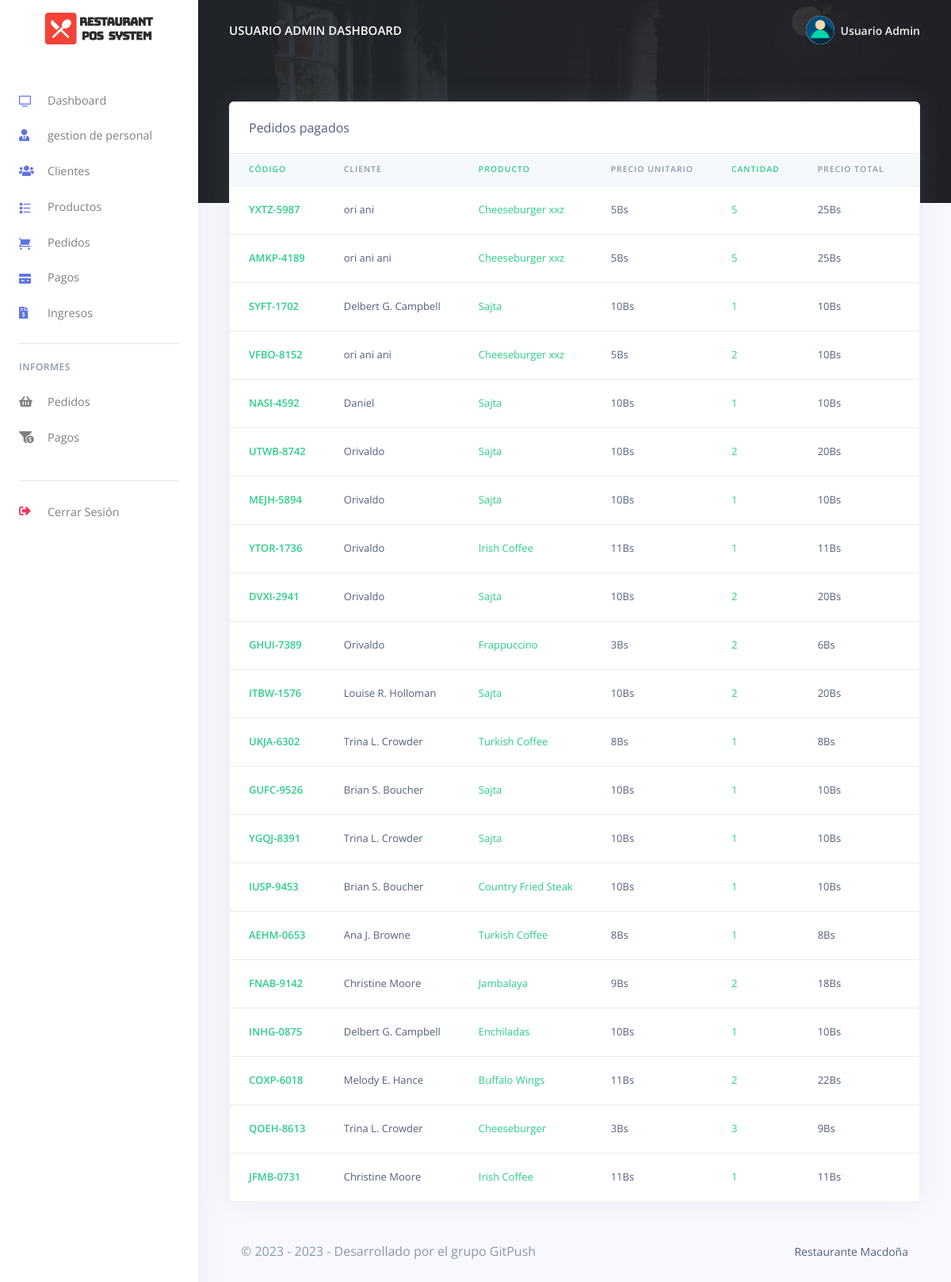
Before: /Restro/admin/receipts.php (signed in) with the older database file.
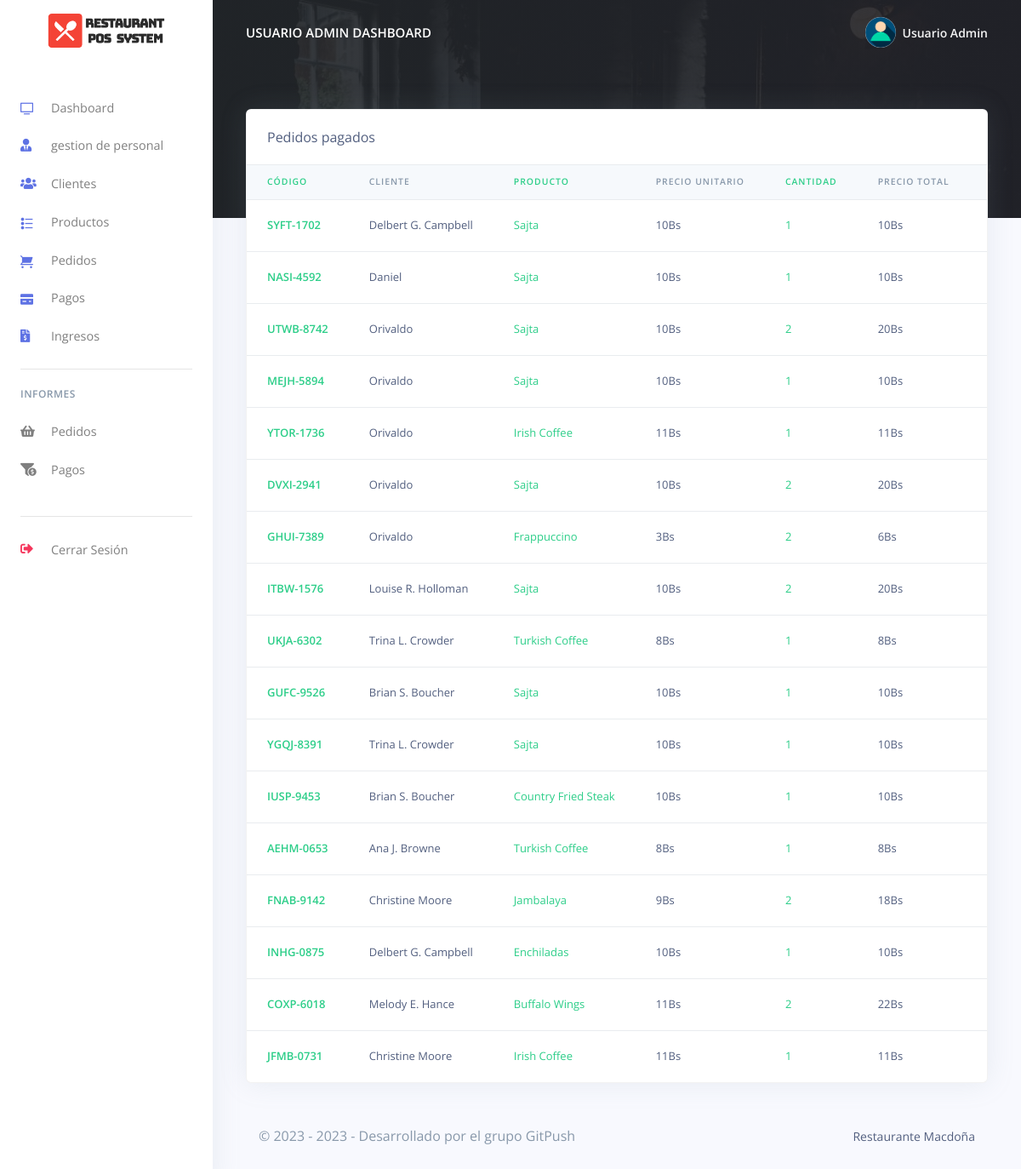
After: the same page with the newer database file.
### tables this page shows
CREATE TABLE `rpos_admin` (
  `admin_id` varchar(200) NOT NULL,
  `admin_name` varchar(200) NOT NULL,
  `admin_email` varchar(200) NOT NULL,
  `admin_password` varchar(200) NOT NULL
);

CREATE TABLE `rpos_pedidos` (
  `pedido_id` varchar(200) NOT NULL,
  `pedido_code` varchar(200) NOT NULL,
  `cliente_id` varchar(200) NOT NULL,
  `cliente_nombre` varchar(200) NOT NULL,
  `prod_id` varchar(200) NOT NULL,
  `prod_nombre` varchar(200) NOT NULL,
  `prod_precio` varchar(200) NOT NULL,
  `prod_cant` varchar(200) NOT NULL,
  `pedido_status` varchar(200) NOT NULL,
  `created_at` timestamp(6) NOT NULL DEFAULT current_timestamp(6) ON UPDATE current_timestamp(6)
);

### Restro/admin/receipts.php (the view, shortened to what the changed rows need)
<?php
include('config/config.php');
require_once('partials/_head.php');
?>
<body>
    <?php
    require_once('partials/_sidebar.php');
    ?>
    <div class="main-content">
        <?php
        require_once('partials/_topnav.php');
        ?>
        <div class="container-fluid mt--8">
            <div class="row">
                <div class="col">
                    <div class="card shadow">
                        <div class="table-responsive">
                            <table class="table align-items-center table-flush">
                                <thead class="thead-light">
                                    <tr>
                                        <th class="text-success" scope="col">CÓDIGO</th>
                                        <th scope="col">CLIENTE</th>
                                        <th class="text-success" scope="col">PRODUCTO</th>
                                        <th scope="col">PRECIO UNITARIO</th>
                                        <th class="text-success" scope="col">CANTIDAD</th>
                                        <th scope="col">PRECIO TOTAL</th>
                                        <th class="text-success" scope="col">FECHA</th>
                                    </tr>
                                </thead>
                                <tbody>
                                    <?php
                                    $ret = "SELECT * FROM  rpos_pedidos WHERE pedido_status = 'PAGADO' ORDER BY `rpos_pedidos`.`created_at` DESC  ";
                                    $stmt = $mysqli->prepare($ret);
                                    $stmt->execute();
                                    $res = $stmt->get_result();
                                    while ($order = $res->fetch_object()) {
                                        $total = ($order->prod_precio * $order->prod_cant);
                                    ?>
                                        <tr>
                                            <th class="text-success" scope="row"><?php echo $order->pedido_code; ?></th>
                                            <td><?php echo $order->cliente_nombre; ?></td>
                                            <td class="text-success"><?php echo $order->prod_nombre; ?></td>
                                            <td><?php echo $order->prod_precio; ?>Bs</td>
                                            <td class="text-success"><?php echo $order->prod_cant; ?></td>
                                            <td><?php echo $total; ?>Bs</td>
                                            <td><?php echo date('d/M/Y g:i', strtotime($order->created_at)); ?></td>
                                        </tr>
                                    <?php } ?>
                                </tbody>
                            </table>
                        </div>
                    </div>
                </div>
            </div>
        </div>
    </div>
</body>
</html>

### Restro/admin/partials/_sidebar.php (shortened to what the changed rows need)
<?php
$admin_id = $_SESSION['admin_id'];
$ret = "SELECT * FROM  rpos_admin  WHERE admin_id = '$admin_id'";
$stmt = $mysqli->prepare($ret);
$stmt->execute();
$res = $stmt->get_result();
while ($admin = $res->fetch_object()) {
?>
  <nav class="navbar navbar-vertical fixed-left navbar-expand-md navbar-light bg-white" id="sidenav-main">
    <div class="container-fluid">
      <a class="navbar-brand pt-0" href="dashboard.php">
        <img src="assets/img/brand/repos.png" class="navbar-brand-img" alt="...">
      </a>
      <div class="collapse navbar-collapse" id="sidenav-collapse-main">
        <ul class="navbar-nav">
          <li class="nav-item">
            <a class="nav-link" href="dashboard.php">
              <i class="ni ni-tv-2 text-primary"></i> Dashboard
            </a>
          </li>
          <li class="nav-item">
            <a class="nav-link" href="hrm.php">
              <i class="fas fa-user-tie text-primary"></i> gestion de personal
            </a>
          </li>
          <li class="nav-item">
            <a class="nav-link" href="customes.php">
              <i class="fas fa-users text-primary"></i> Clientes
            </a>
          </li>
          <li class="nav-item">
            <a class="nav-link" href="products.php">
              <i class="ni ni-bullet-list-67 text-primary"></i>Productos
            </a>
          </li>
          <li class="nav-item">
            <a class="nav-link" href="orders.php">
              <i class="ni ni-cart text-primary"></i> Pedidos
            </a>
          </li>
          <li class="nav-item">
            <a class="nav-link" href="payments.php">
              <i class="ni ni-credit-card text-primary"></i> Pagos
            </a>
          </li>
          <li class="nav-item">
            <a class="nav-link" href="receipts.php">
              <i class="fas fa-file-invoice-dollar text-primary"></i> Ingresos
            </a>
          </li>
        </ul>
        <hr class="my-3">
        <h6 class="navbar-heading text-muted">Informes</h6>
        <ul class="navbar-nav mb-md-3">
          <li class="nav-item">
            <a class="nav-link" href="orders_reports.php">
              <i class="fas fa-shopping-basket"></i> Pedidos
            </a>
          </li>
          <li class="nav-item">
            <a class="nav-link" href="payments_reports.php">
              <i class="fas fa-funnel-dollar"></i> Pagos
            </a>
          </li>
        </ul>
        <hr class="my-3">
        <ul class="navbar-nav mb-md-3">
          <li class="nav-item">
            <a class="nav-link" href="logout.php">
              <i class="fas fa-sign-out-alt text-danger"></i> Cerrar Sesión
            </a>
          </li>
        </ul>
      </div>
    </div>
  </nav>
<?php } ?>

### Restro/admin/partials/_topnav.php (shortened to what the changed rows need)
<?php
$admin_id = $_SESSION['admin_id'];
$ret = "SELECT * FROM  rpos_admin  WHERE admin_id = '$admin_id'";
$stmt = $mysqli->prepare($ret);
$stmt->execute();
$res = $stmt->get_result();
while ($admin = $res->fetch_object()) {
?>
    <nav class="navbar navbar-top navbar-expand-md navbar-dark" id="navbar-main">
        <div class="container-fluid">
            <a class="h4 mb-0 text-white text-uppercase d-none d-lg-inline-block" href="dashboard.php"><?php echo $admin->admin_name; ?> Dashboard</a>
            <ul class="navbar-nav align-items-center d-none d-md-flex">
                <li class="nav-item dropdown">
                    <a class="nav-link pr-0" href="#" role="button" data-toggle="dropdown" aria-haspopup="true" aria-expanded="false">
                        <div class="media align-items-center">
                            <span class="avatar avatar-sm rounded-circle">
                                <img alt="Image placeholder" src="assets/img/theme/user-a-min.png">
                            </span>
                            <div class="media-body ml-2 d-none d-lg-block">
                                <span class="mb-0 text-sm  font-weight-bold"><?php echo $admin->admin_name; ?></span>
                            </div>
                        </div>
                    </a>
                </li>
            </ul>
        </div>
    </nav>
<?php } ?>

Changed rows visible on the page:
removed rpos_pedidos: pedido_code "YXTZ-5987", cliente_nombre "ori ani", prod_nombre "Cheeseburger xxz", prod_precio "5", prod_cant "5", total "25"
removed rpos_pedidos: pedido_code "AMKP-4189", cliente_nombre "ori ani ani", prod_nombre "Cheeseburger xxz", prod_precio "5", prod_cant "5", total "25"
removed rpos_pedidos: pedido_code "VFBO-8152", cliente_nombre "ori ani ani", prod_nombre "Cheeseburger xxz", prod_precio "5", prod_cant "2", total "10"
removed rpos_pedidos: pedido_code "QOEH-8613", cliente_nombre "Trina L. Crowder", prod_nombre "Cheeseburger", prod_precio "3", prod_cant "3", total "9"
